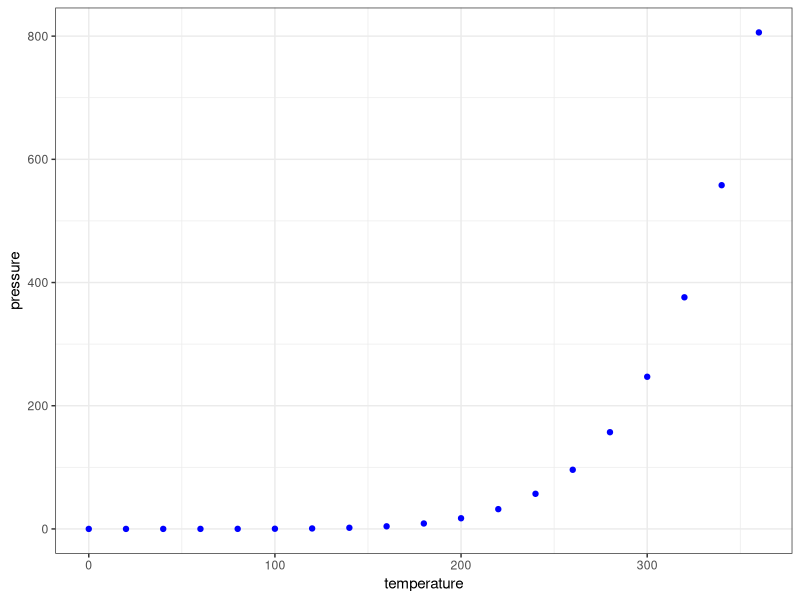

Here is the R script that generated this plot:
## ---- chunk 1
knitr::opts_chunk$set(fig.align = "center", fig.width = 4, fig.height = 3, comment = NA)
## ---- chunk 2
summary(cars)
## ---- chunk 3
library(ggplot2)
ggplot(pressure, aes(x = temperature, y = pressure)) + 
  geom_point(color = "blue") + 
  theme_bw()
## ---- chunk 4
knitr::kable(ggplot2::diamonds[1:5, 1:9])
